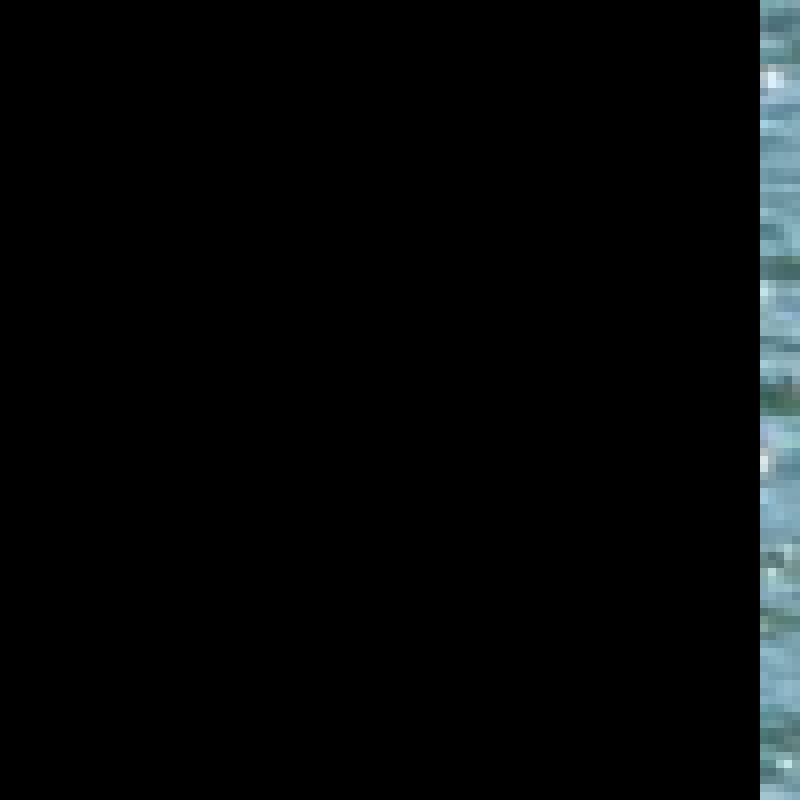
#> input picture images/boat_2x.jpg, 800 x 800 px
$ jupyter execute --allow-errors '103. histogram.ipynb'   (older library calls are emulated)
#> lines starting #> are read from the running program, lines starting #| are printed output that depends on the picture
[cell 1]
import cv2
import numpy as np
import matplotlib.pyplot as plt

[cell 2]
img = cv2.imread("images/boat_2x.jpg", cv2.IMREAD_COLOR)
#> img is the input picture: shape (800, 800, 3); mean B, G, R 8.4, 7.9, 6

[cell 3]
hist = cv2.calcHist([img],[0],None,[256],[0,256])
#> hist = 256 values, max 606577 at index 0, min 0 at index 1, mean 2500
plt.plot(hist, )
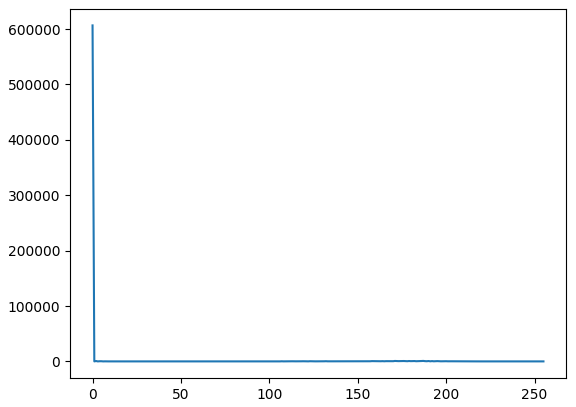
#> figure drawn by matplotlib, 1 panel; curve peaks at x = 0, y = 606577

[cell 4]
gray = cv2.cvtColor(img, cv2.COLOR_BGR2GRAY)
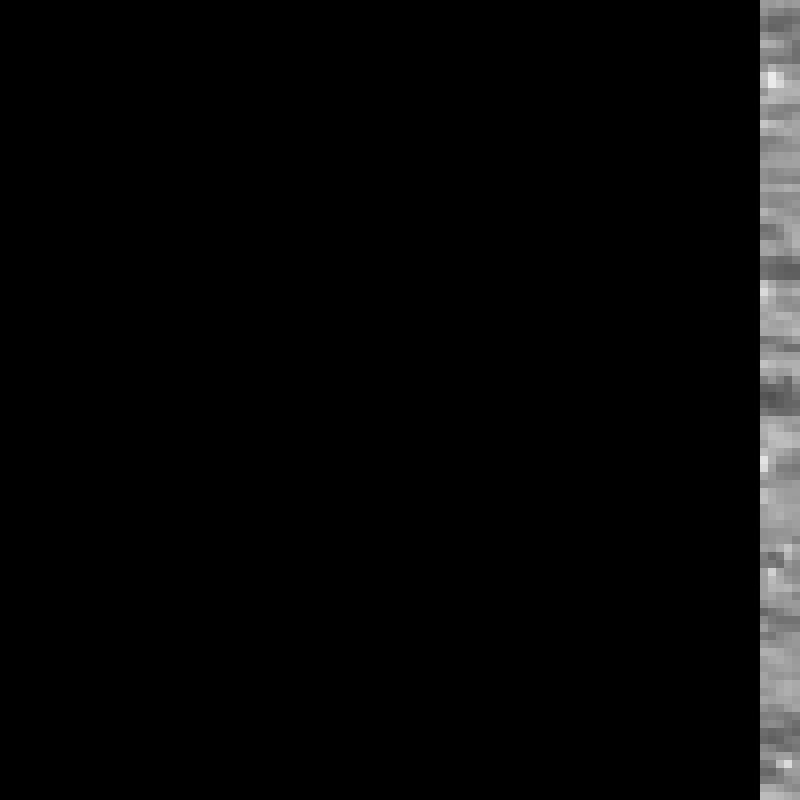
#> gray: shape (800, 800); min 0, max 235, mean 7.4
eqal = cv2.equalizeHist(gray)
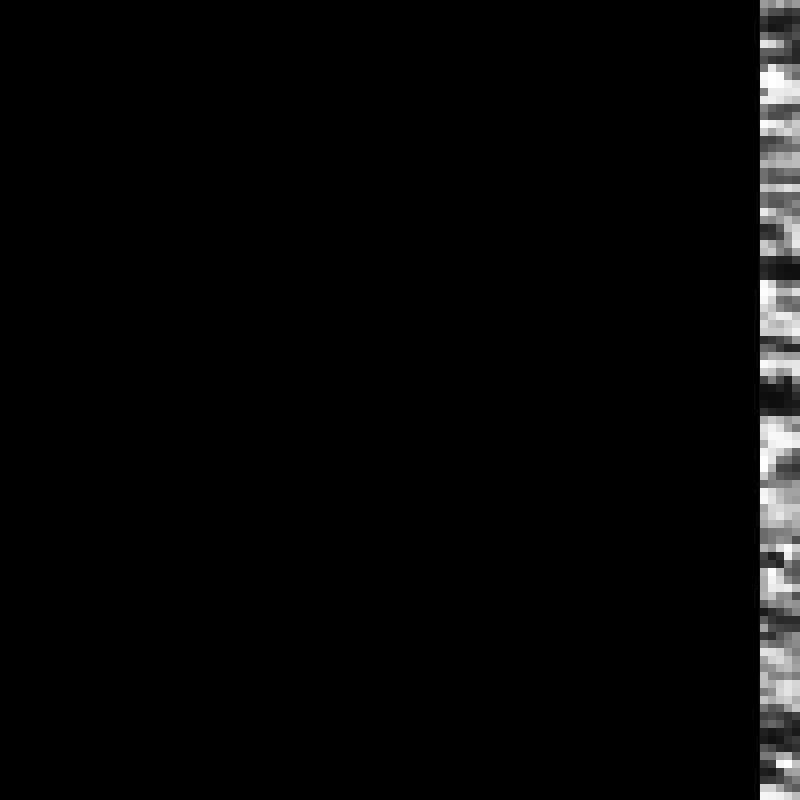
#> eqal: shape (800, 800); min 0, max 255, mean 6.8

[cell 5]
plt.figure(figsize=[20,10])
plt.subplot(141)
plt.title("Original")
plt.imshow(gray, cmap="gray")
plt.subplot(142)
plt.title("Eqalized")
plt.imshow(eqal, cmap="gray")
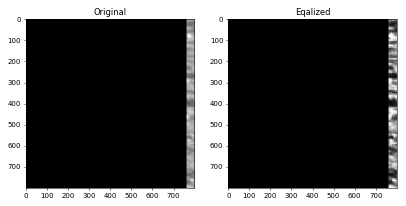
#> figure drawn by matplotlib, 2 panels
